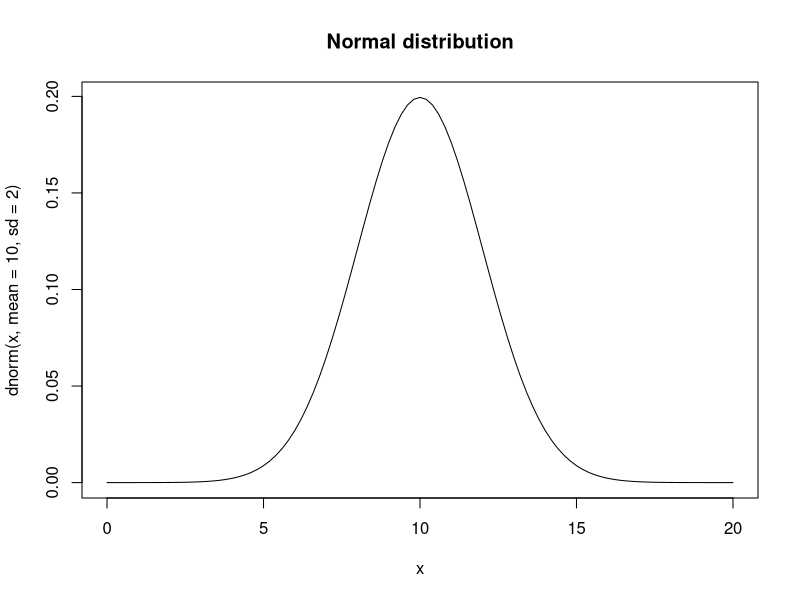
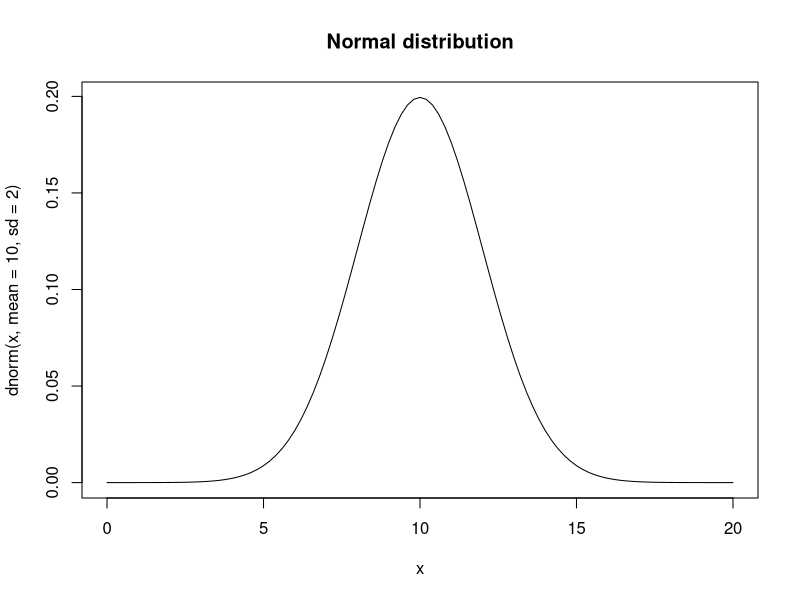

Source code (R) for these figures, in order:
## ---- chunk 1
#| fig-show: hide
library(ggplot2)
library(knitr)
theme_set(theme_minimal(base_size = 16))

curve(
  dnorm(
    x,
    mean = 10,
    sd = 2
  ),
  from = 0,
  to = 20,
  main = "Normal distribution"
)
## ---- chunk 2
#| echo: false
curve(
  dnorm(
    x,
    mean = 10,
    sd = 2
  ),
  from = 0,
  to = 20,
  main = "Normal distribution"
)
## ---- chunk 3
set.seed(2026)

mean = 4.5
sd = 1
n = 1000

y = rnorm(n, mean, sd)

lik <- function(par, y, sd = 1) {
  mean = par[1]
  L <- dnorm(x = y, mean = mean, sd = sd, log = TRUE)
  return(-sum(L))
}
## ---- chunk 4
p <- c(0)
names(p) <- c("mu")

ML <- optim(p, lik, y = y)

data.frame(
  method = c("Maximum Likelihood", "Empirical"),
  mu = c(ML$par, mean(y))
)
## ---- chunk 5
sdlik <- function(x) {
  res <- 0
  if (x > 0) res = 1
  return(log(res))
}

lik <- function(par, y) {
  mean = par[1]
  sd = par[2]

  L2 <- sdlik(sd)
  if (!is.finite(L2)) return(Inf)

  L1 <- dnorm(x = y, mean = mean, sd = sd, log = TRUE)
  return(-sum(L1 + L2))
}
## ---- chunk 6
p <- c(0, 1)
names(p) <- c("mu", "sigma")

ML <- optim(p, lik, y = y, method = "Nelder-Mead")

rbind(
  ML = ML$par,
  empirical = c(mean(y), sd(y))
)
## ---- chunk 7
library(mvtnorm)

corlik <- function(x) {
  res <- 0
  if (x >= -1 & x <= 1) res = 1
  return(log(res))
}

varlik <- function(x) {
  res <- 0
  if (x > 0) res = 1
  return(log(res))
}
## ---- chunk 8
lik <- function(par, y) {
  L2 <- corlik(par[5])
  L3 <- varlik(par[3])
  L4 <- varlik(par[4])
  if (!all(is.finite(c(L2, L3, L4)))) return(Inf)

  covAB <- par[5] * (sqrt(par[3]) * sqrt(par[4]))
  sigma <- array(c(par[3], covAB, covAB, par[4]), dim = c(2, 2))

  L1 <- tryCatch(
    dmvnorm(x = y, mean = c(par[1], par[2]), sigma = sigma, log = TRUE),
    error = function(e) -Inf
  )
  if (!all(is.finite(L1))) return(Inf)

  return(-sum(L1 + L2 + L3 + L4))
}
## ---- chunk 9
methods = c("Nelder-Mead", "BFGS", "CG", "L-BFGS-B", "SANN", "Brent")

p <- c(0, 0, 1, 1, 0.2)
names(p) <- c("mu1", "mu2", "tauA", "tauB", "rho")

set.seed(2026)
n = 10
tauA <- 3
tauB <- 10
rho = 0.7
covAB <- rho * (sqrt(tauA) * sqrt(tauB))
muA <- 5
muB <- 20
sigma <- array(c(tauA, covAB, covAB, tauB), dim = c(2, 2))
Y <- rmvnorm(n, c(muA, muB), sigma)

ML <- optim(p, lik, y = Y, method = methods[1])

res <- as.list(ML$par)
res$covAB <- res$rho * (sqrt(res$tauA) * sqrt(res$tauB))
## ---- chunk 10
out <- rbind(
  unlist(res),
  c(colMeans(Y), var(Y[, 1]), var(Y[, 2]), cor(Y)[1, 2], cov(Y)[1, 2])
)
colnames(out) <- names(res)
rownames(out) <- c("ML", "empirical")

out
## ---- chunk 11
set.seed(2026)
n_animals <- 20
A <- diag(n_animals)
A[1, 2] <- A[2, 1] <- 0.5
A[3, 4] <- A[4, 3] <- 0.5
A[5, 6] <- A[6, 5] <- 0.25

X <- matrix(1, n_animals, 1)
b <- 30
var_a <- 4
var_e <- 9

a <- as.numeric(rmvnorm(1, mean = rep(0, n_animals), sigma = A * var_a))
y <- as.numeric(X %*% b + a + rnorm(n_animals, sd = sqrt(var_e)))
## ---- chunk 12
lik <- function(par, y, X, A) {
  L2 <- varlik(par[1])
  L3 <- varlik(par[2])
  if (!all(is.finite(c(L2, L3)))) return(Inf)

  b <- matrix(c(par[3:(2 + ncol(X))]), ncol = 1)
  G <- A * par[2]
  R <- diag(length(y)) * par[1]
  V <- G + R
  mu <- X %*% b

  L1 <- tryCatch(
    dmvnorm(x = y, mean = as.numeric(mu), sigma = V, log = TRUE),
    error = function(e) -Inf
  )
  if (!all(is.finite(L1))) return(Inf)

  return(-sum(L1 + L2 + L3))
}
## ---- chunk 13
getp <- function(X, b = 0.1, var_e = 1, var_a = 1) {
  p <- c(var_e, var_a, rep(b, ncol(X)))
  names(p) <- c("var_e", "var_a", paste("b", 0:(ncol(X) - 1), sep = ""))
  p
}

ML <- optim(getp(X, b = mean(y)), lik, X = X, A = A, y = y, method = methods[1])

rbind(
  ML = ML$par,
  true = c(var_e, var_a, b)
)
